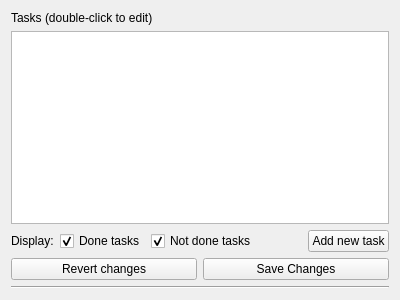
<?xml version="1.0" encoding="UTF-8"?>
<ui version="4.0">
 <class>TaskWindow</class>
 <widget class="QWidget" name="TaskWindow">
  <property name="geometry">
   <rect>
    <x>0</x>
    <y>0</y>
    <width>400</width>
    <height>300</height>
   </rect>
  </property>
  <property name="windowTitle">
   <string>Form</string>
  </property>
  <layout class="QVBoxLayout" name="verticalLayout">
   <item>
    <widget class="QLabel" name="label_2">
     <property name="text">
      <string>Tasks (double-click to edit)</string>
     </property>
    </widget>
   </item>
   <item>
    <widget class="QTableView" name="tableView">
     <property name="sortingEnabled">
      <bool>false</bool>
     </property>
    </widget>
   </item>
   <item>
    <layout class="QHBoxLayout" name="horizontalLayout">
     <item>
      <widget class="QLabel" name="label">
       <property name="text">
        <string>Display:</string>
       </property>
      </widget>
     </item>
     <item>
      <widget class="QCheckBox" name="showDoneCheckBox">
       <property name="text">
        <string>Done tasks</string>
       </property>
       <property name="checked">
        <bool>true</bool>
       </property>
      </widget>
     </item>
     <item>
      <widget class="QCheckBox" name="showNotDoneCheckBox">
       <property name="text">
        <string>Not done tasks</string>
       </property>
       <property name="checked">
        <bool>true</bool>
       </property>
      </widget>
     </item>
     <item>
      <spacer name="horizontalSpacer">
       <property name="orientation">
        <enum>Qt::Horizontal</enum>
       </property>
       <property name="sizeHint" stdset="0">
        <size>
         <width>40</width>
         <height>20</height>
        </size>
       </property>
      </spacer>
     </item>
     <item>
      <widget class="QPushButton" name="pushButton">
       <property name="text">
        <string>Add new task</string>
       </property>
      </widget>
     </item>
    </layout>
   </item>
   <item>
    <layout class="QHBoxLayout" name="horizontalLayout_2">
     <item>
      <widget class="QPushButton" name="revertChangesButton">
       <property name="text">
        <string>Revert changes</string>
       </property>
      </widget>
     </item>
     <item>
      <widget class="QPushButton" name="saveChangesButton">
       <property name="text">
        <string>Save Changes</string>
       </property>
      </widget>
     </item>
    </layout>
   </item>
   <item>
    <widget class="Line" name="line">
     <property name="orientation">
      <enum>Qt::Horizontal</enum>
     </property>
    </widget>
   </item>
  </layout>
 </widget>
 <resources/>
 <connections/>
</ui>
